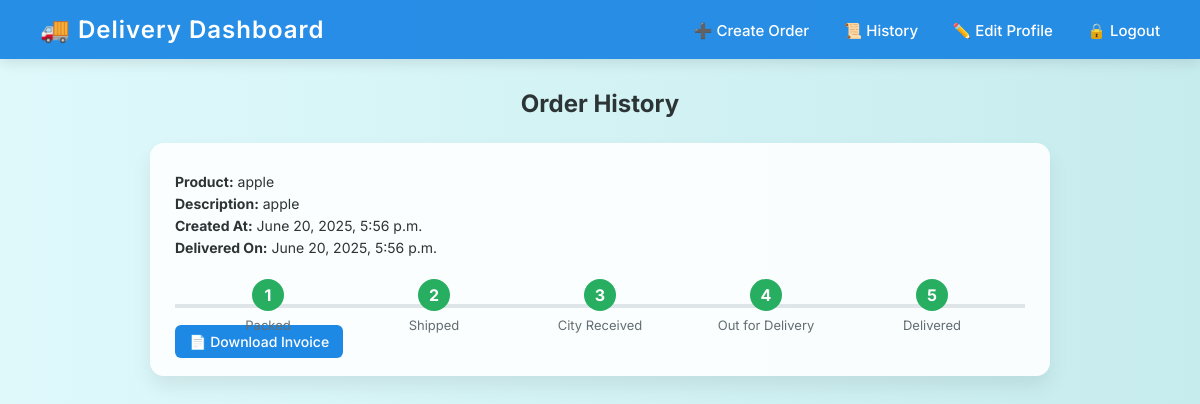
The page /customer_history/ (signed in) on the database its author committed.
### delivery_app/models.py (models this page shows, shortened)
class Order(models.Model):
    customer = models.ForeignKey(Customer, on_delete=models.CASCADE)
    product_name = models.CharField(max_length=255)
    description = models.TextField()
    created_at = models.DateTimeField(auto_now_add=True)
    price=models.IntegerField()
    warehouse_manager = models.ForeignKey(WarehouseManager, on_delete=models.SET_NULL, null=True, blank=True)
    city_manager = models.ForeignKey(CityManager, on_delete=models.SET_NULL, null=True, blank=True)
    porter = models.ForeignKey(Porter, on_delete=models.SET_NULL, null=True, blank=True)
    is_packed = models.BooleanField(default=False)
    is_shipped = models.BooleanField(default=False)
    received_at_city = models.BooleanField(default=False)
    out_for_delivery = models.BooleanField(default=False)
    is_delivered = models.BooleanField(default=False)

### delivery_app/views.py (the view)
# urls.py: path('customer_history/',views.customer_history,name='customer_history'),
@login_required
def customer_history(request):
    orders = Order.objects.filter(customer=request.user.customer, is_delivered=True).order_by('-created_at')
    return render(request, 'customer_history.html', {'orders': orders})

### delivery_app/templates/customer_history.html (shortened to what this page needs)
{% load static %}
<!DOCTYPE html>
<html>
<head>
  <link rel="stylesheet" href="{% static 'css/customer_dashboard.css' %}">
</head>
<body>
<div class="navbar">
  <div class="navbar-brand">🚚 Delivery Dashboard</div>
  <div class="navbar-links">
    <a href="{% url 'create_order' %}">➕ Create Order</a>
    <a href="{% url 'customer_history' %}">📜 History</a>
    <a href="{% url 'edit_customer_profile' %}">✏️ Edit Profile</a>
    <a href="{% url 'logout' %}" class="logout-link">🔒 Logout</a>
  </div>
</div>
  <h2>Order History</h2>
  {% if orders %}
    {% for order in orders %}
      <div class="order-card">
        <p><strong>Product:</strong> {{ order.product_name }}</p>
        <p><strong>Description:</strong> {{ order.description }}</p>
        <p><strong>Created At:</strong> {{ order.created_at }}</p>
        <p><strong>Delivered On:</strong> {{ order.updated_at|default:order.created_at }}</p>
        <div class="progress-container">
          <div class="progress-step completed">
            <span>1</span>
            <label>Packed</label>
          </div>
          <div class="progress-step completed">
            <span>2</span>
            <label>Shipped</label>
          </div>
          <div class="progress-step completed">
            <span>3</span>
            <label>City Received</label>
          </div>
          <div class="progress-step completed">
            <span>4</span>
            <label>Out for Delivery</label>
          </div>
          <div class="progress-step completed">
            <span>5</span>
            <label>Delivered</label>
          </div>
        </div>
        {% if order.id %}
          <a href="{% url 'generate_invoice' order.id %}" target="_blank" class="button">📄 Download Invoice</a>
        {% else %}
          <span class="button" style="background-color: gray;">Invoice Not Available</span>
        {% endif %}
      </div>
    {% endfor %}
  {% else %}
    <p>No delivered orders yet.</p>
  {% endif %}
</body>
</html>

### delivery_app/static/css/customer_dashboard.css (style rules this page uses)
* { margin: 0; padding: 0; box-sizing: border-box; }
body { font-family: 'Inter', sans-serif; background: linear-gradient(to right, #dff9fb, #c7ecee); color: #2d3436; padding-bottom: 40px; }
.navbar { background: rgba(30, 136, 229, 0.95); color: #fff; display: flex; justify-content: space-between; align-items: center; padding: 15px 40px; position: sticky; top: 0; z-index: 10; box-shadow: 0 4px 12px rgba(0,0,0,0.1); }
.navbar-brand { font-size: 24px; font-weight: 600; letter-spacing: 1px; }
.navbar-links a { color: #fff; text-decoration: none; margin-left: 30px; font-weight: 500; font-size: 15px; transition: all 0.3s ease-in-out; }
h2, h3, h4 { text-align: center; margin-top: 30px; color: #2d3436; }
.order-card { background: rgba(255, 255, 255, 0.9); max-width: 900px; margin: 25px auto; padding: 25px; border-radius: 14px; box-shadow: 0 10px 20px rgba(0,0,0,0.08); transition: all 0.3s ease; }
.order-card p { font-size: 14px; margin: 5px 0; }
.button, button { background: #1e88e5; color: #fff; padding: 8px 14px; border: none; border-radius: 6px; font-size: 14px; cursor: pointer; transition: 0.3s; font-weight: 500; text-decoration: none; }
.progress-container { display: flex; justify-content: space-between; align-items: center; margin-top: 25px; padding: 0 10px; position: relative; height: 50px; }
.progress-container::before { content: ''; position: absolute; top: 50%; left: 0; height: 4px; width: 100%; background-color: #dfe6e9; transform: translateY(-50%); z-index: 0; }
.progress-step { position: relative; text-align: center; flex: 1; z-index: 1; }
.progress-step span { display: inline-block; width: 32px; height: 32px; line-height: 32px; border-radius: 50%; background-color: #b2bec3; color: #fff; font-weight: bold; position: relative; z-index: 2; transition: background 0.3s; }
.progress-step.completed span { background-color: #27ae60; }
.progress-step label { display: block; margin-top: 6px; font-size: 13px; color: #636e72; }

### rows shown on the page
Order: product_name "apple", description "apple", created_at "June 20, 2025, 5:56 p.m.", updated_at "June 20, 2025, 5:56 p.m.", shows "📄 Download Invoice"
